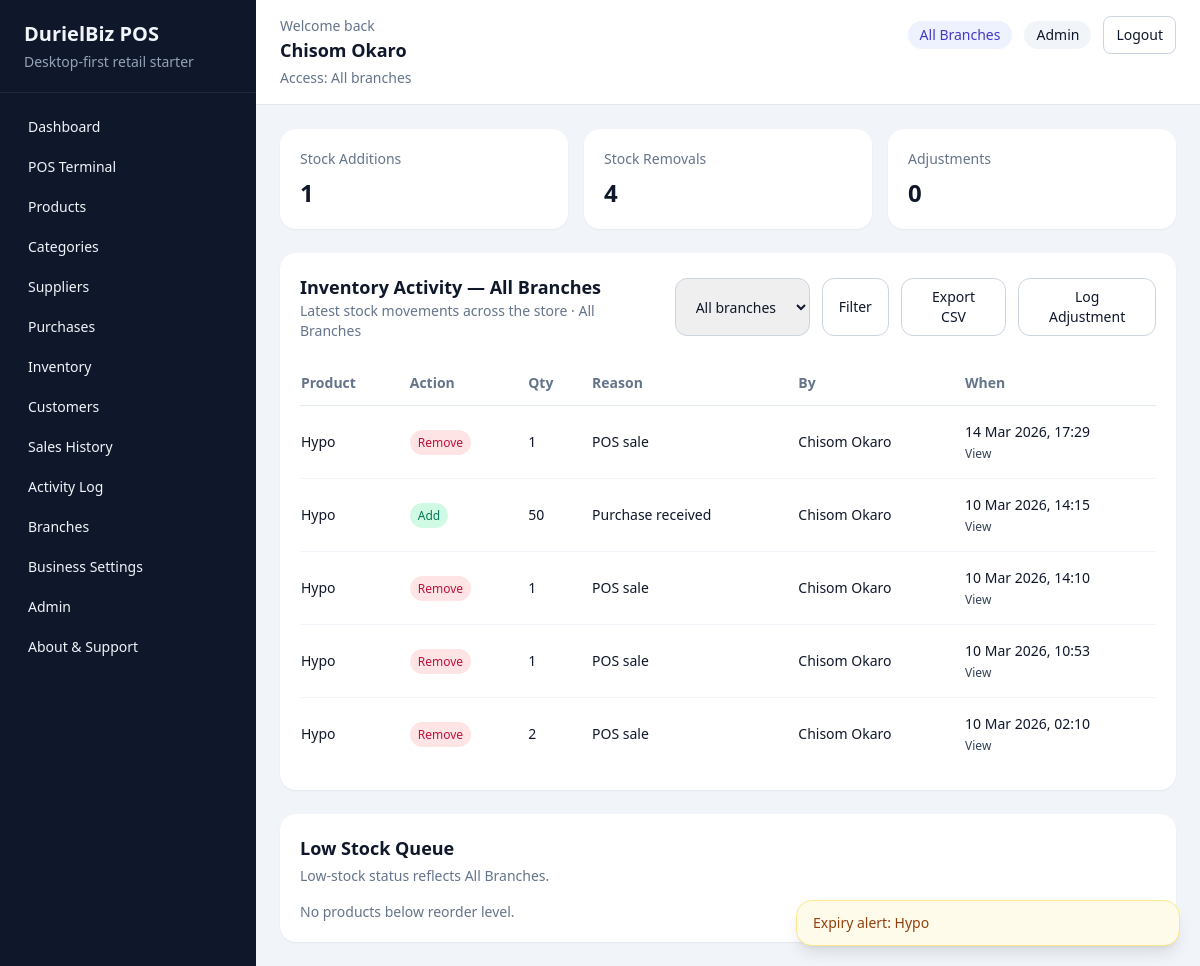
The app's page /inventory/ (signed in) with its own data.
### accounts/models.py (models this page shows)
class User(AbstractUser):
    class Role(models.TextChoices):
        ADMIN = "admin", "Admin"
        MANAGER = "manager", "Manager"
        CASHIER = "cashier", "Cashier"
        INVENTORY = "inventory", "Inventory Officer"
    role = models.CharField(max_length=20, choices=Role.choices, default=Role.CASHIER)
    phone_number = models.CharField(max_length=20, blank=True)
    branch = models.ForeignKey(
        "reports.Branch",
        on_delete=models.SET_NULL,
        related_name="users",
        null=True,
        blank=True,
    )
    def __str__(self) -> str:
        return self.get_full_name() or self.username

### inventory/models.py (models this page shows, shortened)
class InventoryLog(models.Model):
    class Source(models.TextChoices):
        MANUAL = "manual", "Manual"
        PURCHASE = "purchase", "Purchase"
        SALE = "sale", "Sale"
    class Action(models.TextChoices):
        ADD = "add", "Add"
        REMOVE = "remove", "Remove"
        ADJUST = "adjust", "Adjust"
    product = models.ForeignKey("products.Product", on_delete=models.CASCADE, related_name="inventory_logs")
    branch = models.ForeignKey("reports.Branch", on_delete=models.SET_NULL, related_name="inventory_logs", null=True, blank=True)
    quantity = models.IntegerField()
    action = models.CharField(max_length=10, choices=Action.choices)
    source = models.CharField(max_length=20, choices=Source.choices, default=Source.MANUAL)
    reason = models.CharField(max_length=255)
    reference = models.CharField(max_length=120, blank=True)
    before_quantity = models.IntegerField(default=0)
    after_quantity = models.IntegerField(default=0)
    created_by = models.ForeignKey(
        settings.AUTH_USER_MODEL,
        on_delete=models.SET_NULL,
        related_name="inventory_logs",
        null=True,
        blank=True,
    )
    created_at = models.DateTimeField(auto_now_add=True)
    class Meta:
        ordering = ["-created_at"]

### products/models.py (models this page shows, shortened)
class Product(models.Model):
    name = models.CharField(max_length=255)
    slug = models.SlugField(max_length=280, unique=True, blank=True)
    barcode = models.CharField(max_length=100, unique=True, blank=True, null=True)
    category = models.ForeignKey(Category, on_delete=models.PROTECT, related_name="products")
    supplier = models.ForeignKey(
        "suppliers.Supplier",
        on_delete=models.SET_NULL,
        related_name="products",
        blank=True,
        null=True,
    )
    cost_price = models.DecimalField(max_digits=12, decimal_places=2)
    selling_price = models.DecimalField(max_digits=12, decimal_places=2)
    quantity = models.PositiveIntegerField(default=0)
    reorder_level = models.PositiveIntegerField(default=10)
    expiry_date = models.DateField(blank=True, null=True)
    is_active = models.BooleanField(default=True)
    created_at = models.DateTimeField(auto_now_add=True)
    updated_at = models.DateTimeField(auto_now=True)
    class Meta:
        ordering = ["name"]

### inventory/views.py (the view)
# urls.py: path("", inventory_overview, name="overview"),
@login_required
@role_required(User.Role.ADMIN, User.Role.INVENTORY)
def inventory_overview(request):
    branches = active_branches_for_user(request.user)
    if is_admin_user(request.user):
        branch_code = request.GET.get("branch", "").strip()
    else:
        branch_code = get_user_branch(request.user).code
    selected_branch = branches.filter(code=branch_code).first() if branch_code else None
    logs_queryset = scope_queryset_to_user_branch(
        InventoryLog.objects.select_related("product", "created_by", "branch"),
        request.user,
    ).order_by("-created_at")
    if branch_code:
        logs_queryset = logs_queryset.filter(branch__code=branch_code)
    recent_logs = paginate_queryset(
        request,
        logs_queryset,
        per_page=15,
        page_param="logs_page",
    )
    low_stock = paginate_queryset(request, low_stock_products_queryset(branch=selected_branch), per_page=8, page_param="stock_page")
    context = {
        "recent_logs": recent_logs,
        "low_stock_products": low_stock,
        "stock_additions": logs_queryset.filter(action=InventoryLog.Action.ADD).count(),
        "stock_removals": logs_queryset.filter(action=InventoryLog.Action.REMOVE).count(),
        "stock_adjustments": logs_queryset.filter(action=InventoryLog.Action.ADJUST).count(),
        "branches": branches,
        "selected_branch": branch_code,
        "selected_branch_name": selected_branch.name if selected_branch else "All Branches",
    }
    return render(request, "inventory/overview.html", context)

### templates/inventory/overview.html (shortened to what this page needs)
{% extends "base.html" %}
{% block content %}
    <section class="grid gap-4 md:grid-cols-3">
        <div class="rounded-2xl bg-white p-5 shadow-sm">
            <p class="text-sm text-slate-500">Stock Additions</p>
            <h3 class="mt-2 text-2xl font-semibold">{{ stock_additions }}</h3>
        </div>
        <div class="rounded-2xl bg-white p-5 shadow-sm">
            <p class="text-sm text-slate-500">Stock Removals</p>
            <h3 class="mt-2 text-2xl font-semibold">{{ stock_removals }}</h3>
        </div>
        <div class="rounded-2xl bg-white p-5 shadow-sm">
            <p class="text-sm text-slate-500">Adjustments</p>
            <h3 class="mt-2 text-2xl font-semibold">{{ stock_adjustments }}</h3>
        </div>
    </section>
    <section class="mt-6 grid gap-6 xl:grid-cols-3">
        <div class="rounded-2xl bg-white p-5 shadow-sm xl:col-span-2">
            <div class="flex flex-col gap-4 lg:flex-row lg:items-center lg:justify-between">
                <div>
                    <h3 class="text-lg font-semibold">Inventory Activity — {{ selected_branch_name }}</h3>
                    <p class="text-sm text-slate-500">Latest stock movements across the store · {{ selected_branch_name }}</p>
                </div>
                <div class="flex flex-col gap-3 sm:flex-row">
                    {% if request.user.role == 'admin' %}
                        <form method="get" class="flex gap-3">
                            <select name="branch" class="rounded-xl border border-slate-300 px-4 py-2 text-sm">
                                <option value="">All branches</option>
                            </select>
                            <button class="rounded-xl border border-slate-300 px-4 py-2 text-sm">Filter</button>
                        </form>
                    {% else %}
                        <span class="rounded-xl border border-slate-200 bg-slate-50 px-4 py-2 text-center text-sm text-slate-600">{{ request.user.branch.name }}</span>
                    {% endif %}
                    <a href="{% url 'inventory:export-csv' %}{% if selected_branch %}?branch={{ selected_branch }}{% endif %}" class="rounded-xl border border-slate-300 px-4 py-2 text-center text-sm">Export CSV</a>
                    <a href="{% url 'inventory:adjust' %}" class="rounded-xl border border-slate-300 px-4 py-2 text-center text-sm">Log Adjustment</a>
                </div>
            </div>
            <div class="mt-5 overflow-x-auto">
                <table class="min-w-full divide-y divide-slate-200 text-sm">
                    <thead>
                        <tr class="text-left text-slate-500">
                            <th class="py-3 pr-4">Product</th>
                            <th class="py-3 pr-4">Action</th>
                            <th class="py-3 pr-4">Qty</th>
                            <th class="py-3 pr-4">Reason</th>
                            <th class="py-3 pr-4">By</th>
                            <th class="py-3">When</th>
                        </tr>
                    </thead>
                    <tbody class="divide-y divide-slate-100">
                        {% for log in recent_logs %}
                            <tr>
                                <td class="py-4 pr-4 font-medium">{{ log.product.name }}</td>
                                <td class="py-4 pr-4">
                                    <span class="rounded-full px-2 py-1 text-xs
                                        {% if log.action == 'add' %}bg-emerald-100 text-emerald-700{% elif log.action == 'remove' %}bg-rose-100 text-rose-700{% else %}bg-amber-100 text-amber-700{% endif %}">
                                        {{ log.get_action_display }}
                                    </span>
                                </td>
                                <td class="py-4 pr-4">{{ log.quantity }}</td>
                                <td class="py-4 pr-4">{{ log.reason }}</td>
                                <td class="py-4 pr-4">{{ log.created_by|default:"System" }}</td>
                                <td class="py-4">
                                    <div>{{ log.created_at|date:"d M Y, H:i" }}</div>
                                    <div class="mt-1 flex gap-3 text-xs">
                                        <a href="{% url 'inventory:detail' log.pk %}" class="text-slate-700 hover:underline">View</a>
                                    </div>
                                </td>
                            </tr>
                        {% empty %}
                            <tr>
                                <td colspan="6" class="py-10 text-center text-slate-500">No inventory events yet.</td>
                            </tr>
                        {% endfor %}
                    </tbody>
                </table>
            </div>
        </div>
        <div class="rounded-2xl bg-white p-5 shadow-sm">
            <h3 class="text-lg font-semibold">Low Stock Queue</h3>
            <p class="mt-1 text-sm text-slate-500">Low-stock status reflects {{ selected_branch_name }}.</p>
            <div class="mt-4 space-y-3">
                {% for product in low_stock_products %}
                    <div class="rounded-xl border border-amber-100 bg-amber-50 px-3 py-3">
                        <div class="flex items-center justify-between gap-3">
                            <span class="font-medium">{{ product.name }}</span>
                            <span class="text-sm font-semibold">{{ product.branch_quantity|default:product.quantity }}</span>
                        </div>
                        <p class="mt-1 text-xs text-amber-700">Reorder level: {{ product.reorder_level }}</p>
                    </div>
                {% empty %}
                    <p class="text-sm text-slate-500">No products below reorder level.</p>
                {% endfor %}
            </div>
        </div>
    </section>
{% endblock %}

### templates/base.html (shortened to what this page needs)
<!DOCTYPE html>
<html lang="en">
<head>
    <script src="https://cdn.tailwindcss.com"></script>
</head>
<body class="min-h-screen bg-slate-100 text-slate-900">
    <div class="flex min-h-screen">
        <aside class="hidden w-64 bg-slate-900 text-slate-100 lg:block">
            <div class="border-b border-slate-800 px-6 py-5">
                <h1 class="text-xl font-semibold">DurielBiz POS</h1>
                <p class="mt-1 text-sm text-slate-400">Desktop-first retail starter</p>
            </div>
            <nav class="space-y-1 px-4 py-4 text-sm">
                {% if request.user.role == 'admin' or request.user.role == 'cashier' or request.user.role == 'manager' %}
                    <a href="{% url 'reports:dashboard' %}" class="block rounded-lg px-3 py-2 hover:bg-slate-800">Dashboard</a>
                {% endif %}
                {% if request.user.role == 'admin' or request.user.role == 'cashier' %}
                    <a href="{% url 'sales:pos' %}" class="block rounded-lg px-3 py-2 hover:bg-slate-800">POS Terminal</a>
                {% endif %}
                {% if request.user.role == 'admin' or request.user.role == 'inventory' %}
                    <a href="{% url 'products:list' %}" class="block rounded-lg px-3 py-2 hover:bg-slate-800">Products</a>
                    <a href="{% url 'products:category-list' %}" class="block rounded-lg px-3 py-2 hover:bg-slate-800">Categories</a>
                    <a href="{% url 'suppliers:list' %}" class="block rounded-lg px-3 py-2 hover:bg-slate-800">Suppliers</a>
                    <a href="{% url 'purchases:list' %}" class="block rounded-lg px-3 py-2 hover:bg-slate-800">Purchases</a>
                    <a href="{% url 'inventory:overview' %}" class="block rounded-lg px-3 py-2 hover:bg-slate-800">Inventory</a>
                {% endif %}
                {% if request.user.role == 'admin' %}
                    <a href="{% url 'sales:customer-list' %}" class="block rounded-lg px-3 py-2 hover:bg-slate-800">Customers</a>
                    <a href="{% url 'sales:history' %}" class="block rounded-lg px-3 py-2 hover:bg-slate-800">Sales History</a>
                    <a href="{% url 'accounts:activity-log' %}" class="block rounded-lg px-3 py-2 hover:bg-slate-800">Activity Log</a>
                    <a href="{% url 'reports:branch-list' %}" class="block rounded-lg px-3 py-2 hover:bg-slate-800">Branches</a>
                    <a href="{% url 'reports:business-settings' %}" class="block rounded-lg px-3 py-2 hover:bg-slate-800">Business Settings</a>
                    <a href="{% url 'accounts:admin-center' %}" class="block rounded-lg px-3 py-2 hover:bg-slate-800">Admin</a>
                {% endif %}
                <a href="{% url 'accounts:about-support' %}" class="block rounded-lg px-3 py-2 hover:bg-slate-800">About & Support</a>
            </nav>
        </aside>
        <main class="flex-1">
            <header class="border-b border-slate-200 bg-white">
                <div class="flex flex-wrap items-start justify-between gap-4 px-4 py-4 sm:px-6">
                    <div class="flex items-start gap-3">
                        <div>
                        <p class="text-sm text-slate-500">Welcome back</p>
                        <h2 class="text-lg font-semibold">{{ request.user.get_full_name|default:request.user.username }}</h2>
                        <p class="mt-1 text-sm text-slate-500">
                            {% if request.user.role == 'admin' %}
                                Access: All branches
                            {% elif request.user.branch %}
                                Branch: {{ request.user.branch.name }}
                            {% else %}
                                Branch: Not assigned
                            {% endif %}
                        </p>
                    </div>
                    </div>
                    <div class="flex flex-wrap items-center justify-end gap-3 text-sm">
                        {% if request.user.role == 'admin' %}
                            <span class="rounded-full bg-indigo-50 px-3 py-1 text-indigo-700">All Branches</span>
                        {% elif request.user.branch %}
                            <span class="rounded-full bg-emerald-50 px-3 py-1 text-emerald-700">{{ request.user.branch.name }}</span>
                        {% endif %}
                        <span class="rounded-full bg-slate-100 px-3 py-1">{{ request.user.get_role_display|default:"User" }}</span>
                        <form method="post" action="{% url 'accounts:logout' %}">
                            <button class="rounded-lg border border-slate-300 px-3 py-2 hover:bg-slate-50">Logout</button>
                        </form>
                    </div>
                </div>
            </header>
            <div class="px-6 py-6">
                {% block content %}{% endblock %}
            </div>
        </main>
    </div>
    <div id="toastContainer" class="fixed bottom-5 right-5 z-50 flex w-full max-w-sm flex-col gap-3"></div>
</body>
</html>

### records on screen
User: user.get_full_name "Chisom Okaro", user.role "Admin"
InventoryLog: product.name "Hypo", action "Remove", quantity "1", reason "POS sale", created_by "Chisom Okaro", created_at "14 Mar 2026, 17:29"
InventoryLog: product.name "Hypo", action "Add", quantity "50", reason "Purchase received", created_by "Chisom Okaro", created_at "10 Mar 2026, 14:15"
InventoryLog: product.name "Hypo", action "Remove", quantity "1", reason "POS sale", created_by "Chisom Okaro", created_at "10 Mar 2026, 14:10"
InventoryLog: product.name "Hypo", action "Remove", quantity "1", reason "POS sale", created_by "Chisom Okaro", created_at "10 Mar 2026, 10:53"
InventoryLog: product.name "Hypo", action "Remove", quantity "2", reason "POS sale", created_by "Chisom Okaro", created_at "10 Mar 2026, 02:10"

### other values on screen
{{ stock_additions }} "1"
{{ stock_removals }} "4"
{{ stock_adjustments }} "0"
{{ selected_branch_name }} "All Branches"
